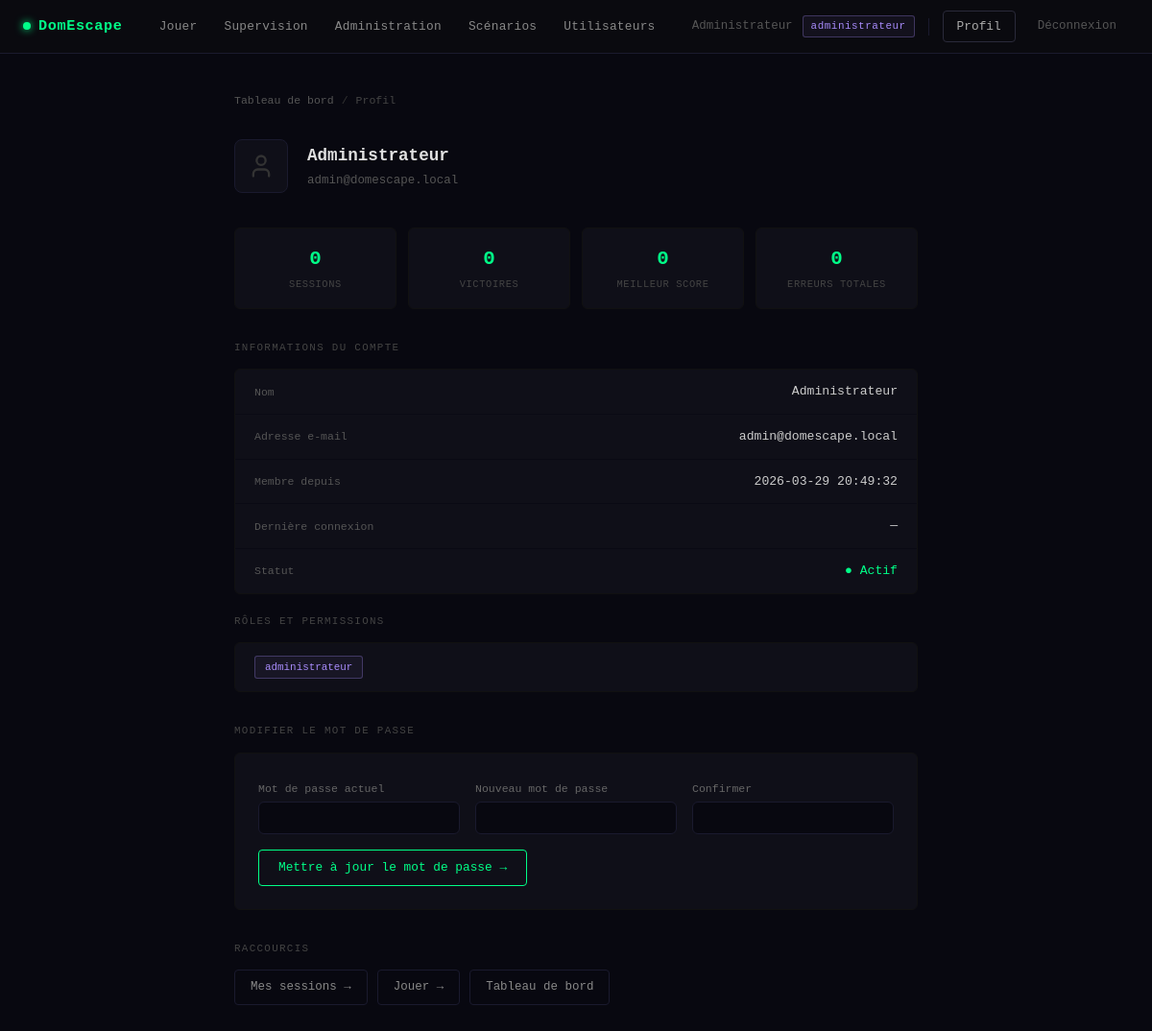
The page /public/profil.php (signed in) on the database its author committed.
### tables this page shows
CREATE TABLE utilisateur (
    id                 INT UNSIGNED AUTO_INCREMENT PRIMARY KEY,
    nom                VARCHAR(100) NOT NULL,
    email              VARCHAR(255) NOT NULL UNIQUE,
    mot_de_passe       VARCHAR(255) NOT NULL,    
    actif              TINYINT(1)   NOT NULL DEFAULT 1,
    cree_le            DATETIME     NOT NULL DEFAULT CURRENT_TIMESTAMP,
    derniere_connexion DATETIME     NULL
);

### core/Auth.php (called while the page is built, shortened)
<?php
require_once __DIR__ . '/../config/database.php';
require_once __DIR__ . '/UserRepository.php';
class Auth
{
    public static function check(): bool
    {
        return isset($_SESSION['user_id']);
    }
    public static function user(): ?array
    {
        return [
            'id'    => $_SESSION['user_id'],
            'nom'   => $_SESSION['user_nom'],
            'email' => $_SESSION['user_email'],
        ];
    }
    public static function roles(): array
    {
        return $_SESSION['user_roles'] ?? [];
    }
    public static function buildHierarchy(array $assignedRoles): array
    {
        $all = $assignedRoles;
        foreach ($assignedRoles as $role) {
            if (isset(ROLE_HIERARCHY[$role])) {
                foreach (ROLE_HIERARCHY[$role] as $inherited) {
                    if (!in_array($inherited, $all, true)) {
                        $all[] = $inherited;
                    }
                }
            }
        }
        return $all;
    }
}

### core/UserRepository.php (called while the page is built, shortened)
<?php
require_once __DIR__ . '/../config/database.php';
class UserRepository
{
    private PDO $db;
    public function __construct()
    {
        $this->db = getDB();
    }
    public function findById(int $id): ?array
    {
        $stmt = $this->db->prepare(
            'SELECT id, nom, email, mot_de_passe, actif, cree_le, derniere_connexion FROM utilisateur WHERE id = ? LIMIT 1'
        );
        $stmt->execute([$id]);
        $row = $stmt->fetch();
        return $row ?: null;
    }
    public function getRoles(int $userId): array
    {
        $stmt = $this->db->prepare(
            'SELECT r.nom FROM role r
             JOIN utilisateur_role ur ON ur.id_role = r.id
             WHERE ur.id_utilisateur = ?'
        );
        $stmt->execute([$userId]);
        return $stmt->fetchAll(PDO::FETCH_COLUMN);
    }
}

### config/database.php (called while the page is built, shortened)
<?php
function getDB(): PDO
{
    static $pdo = null;
    if ($pdo === null) {
        try {
            $dsn = sprintf(
                'mysql:host=%s;dbname=%s;charset=%s',
                DB_HOST, DB_NAME, DB_CHARSET
            );
            $pdo = new PDO($dsn, DB_USER, DB_PASS, [
                PDO::ATTR_ERRMODE            => PDO::ERRMODE_EXCEPTION,
                PDO::ATTR_DEFAULT_FETCH_MODE => PDO::FETCH_ASSOC,
                PDO::ATTR_EMULATE_PREPARES   => false,
            ]);
        } catch (PDOException $e) {
            _renderDbError();
        }
    }
    return $pdo;
}

### public/profil.php (the view, shortened to what this page needs)
<?php
require_once __DIR__ . '/../core/UserRepository.php';
require_once __DIR__ . '/../config/database.php';
$user     = Auth::user();
$repo     = new UserRepository();
$userInfo = $repo->findById($user['id']);
$roles    = $repo->getRoles($user['id']);
$pdo      = getDB();
$stats = $pdo->prepare("
    SELECT
        COUNT(*)                               AS total,
        SUM(statut_session = 'gagnee')         AS victoires,
        MAX(score)                             AS meilleur_score,
        COALESCE(SUM(nb_erreurs), 0)           AS total_erreurs,
        COALESCE(MIN(duree_secondes), 0)       AS meilleur_temps
    FROM session se
    JOIN joueur j ON se.id_joueur = j.id_joueur
    WHERE j.id_utilisateur = ?
");
$stats->execute([$user['id']]);
$st = $stats->fetch();
?>
<!DOCTYPE html>
<html lang="fr">
<head>
  <link href="/domescape/assets/vendor/bootstrap.min.css" rel="stylesheet">
</head>
<body>
<?php require_once __DIR__ . '/../partials/nav.php'; ?>
<div class="page-wrap">
  <div class="breadcrumb-row">
    <a href="/domescape/public/tableau-de-bord.php">Tableau de bord</a>
    <span class="breadcrumb-sep">/</span>
    <span>Profil</span>
  </div>
  <div class="profile-head">
    <div class="profile-avatar"><i data-lucide="user" style="width:28px;height:28px;"></i></div>
    <div class="profile-head-info">
      <div class="profile-head-name"><?= htmlspecialchars($userInfo['nom'], ENT_QUOTES, 'UTF-8') ?></div>
      <div class="profile-head-email"><?= htmlspecialchars($userInfo['email'], ENT_QUOTES, 'UTF-8') ?></div>
    </div>
  </div>
  <div class="stats-row">
    <div class="stat-box">
      <div class="stat-value"><?= (int)$st['total'] ?></div>
      <div class="stat-label">Sessions</div>
    </div>
    <div class="stat-box">
      <div class="stat-value"><?= (int)$st['victoires'] ?></div>
      <div class="stat-label">Victoires</div>
    </div>
    <div class="stat-box">
      <div class="stat-value"><?= $st['meilleur_score'] ?? 0 ?></div>
      <div class="stat-label">Meilleur score</div>
    </div>
    <div class="stat-box">
      <div class="stat-value"><?= (int)$st['total_erreurs'] ?></div>
      <div class="stat-label">Erreurs totales</div>
    </div>
  </div>
  <div class="section-label">Informations du compte</div>
  <div class="info-card">
    <div class="info-row">
      <span class="info-label">Nom</span>
      <span class="info-value"><?= htmlspecialchars($userInfo['nom'], ENT_QUOTES, 'UTF-8') ?></span>
    </div>
    <div class="info-row">
      <span class="info-label">Adresse e-mail</span>
      <span class="info-value"><?= htmlspecialchars($userInfo['email'], ENT_QUOTES, 'UTF-8') ?></span>
    </div>
    <div class="info-row">
      <span class="info-label">Membre depuis</span>
      <span class="info-value"><?= htmlspecialchars($userInfo['cree_le'], ENT_QUOTES, 'UTF-8') ?></span>
    </div>
    <div class="info-row">
      <span class="info-label">Dernière connexion</span>
      <span class="info-value">
        <?= $userInfo['derniere_connexion']
            ? htmlspecialchars($userInfo['derniere_connexion'], ENT_QUOTES, 'UTF-8')
            : '—' ?>
      </span>
    </div>
    <div class="info-row">
      <span class="info-label">Statut</span>
      <span class="info-value" style="color:<?= $userInfo['actif'] ? '#00ff88' : '#ff4444' ?>">
        <?= $userInfo['actif'] ? '● Actif' : '● Désactivé' ?>
      </span>
    </div>
  </div>
  <div class="section-label">Rôles et permissions</div>
  <div class="info-card">
    <div class="info-row" style="flex-wrap:wrap; gap:8px;">
      <?php if (empty($roles)): ?>
        <span style="color:#444;font-size:.78rem;">Aucun rôle assigné.</span>
      <?php else: ?>
        <?php foreach ($roles as $r): ?>
          <span class="badge-role badge-<?= htmlspecialchars($r, ENT_QUOTES, 'UTF-8') ?>">
            <?= htmlspecialchars($r, ENT_QUOTES, 'UTF-8') ?>
          </span>
        <?php endforeach; ?>
      <?php endif; ?>
    </div>
  </div>
  <div class="section-label" style="margin-top:32px;">Modifier le mot de passe</div>
  <div class="pw-card">
    <form method="post" action="">
      <div class="row g-3">
        <div class="col-md-4">
          <label class="form-label" for="current_password">Mot de passe actuel</label>
          <input type="password" id="current_password" name="current_password" class="form-control" required>
        </div>
        <div class="col-md-4">
          <label class="form-label" for="new_password">Nouveau mot de passe</label>
          <input type="password" id="new_password" name="new_password" class="form-control" required>
        </div>
        <div class="col-md-4">
          <label class="form-label" for="confirm_password">Confirmer</label>
          <input type="password" id="confirm_password" name="confirm_password" class="form-control" required>
        </div>
      </div>
      <div class="mt-3">
        <button type="submit" class="btn-save">Mettre à jour le mot de passe →</button>
      </div>
    </form>
  </div>
  <div class="section-label" style="margin-top:32px;">Raccourcis</div>
  <div class="quick-links">
    <a href="/domescape/public/mes-sessions.php" class="quick-link">Mes sessions →</a>
    <a href="/domescape/public/index.php" class="quick-link">Jouer →</a>
    <a href="/domescape/public/tableau-de-bord.php" class="quick-link">Tableau de bord</a>
  </div>
</div>
</body>
</html>

### partials/nav.php (shortened to what this page needs)
<?php
$_nav_user    = Auth::user();
$_nav_roles   = Auth::buildHierarchy(Auth::roles());
$_nav_isAdmin = in_array(ROLE_ADMINISTRATEUR, $_nav_roles, true);
$_nav_isSuperv= in_array(ROLE_SUPERVISEUR,    $_nav_roles, true);
$_nav_uri     = $_SERVER['REQUEST_URI'] ?? '';
function nav_active(string $path): string {
    global $_nav_uri;
    return (strpos($_nav_uri, $path) !== false) ? 'nav-active' : '';
}
?>
<nav class="dn-nav">
  <div class="dn-nav-inner">
    <a href="/domescape/public/<?= $_nav_user ? 'tableau-de-bord.php' : 'connexion.php' ?>" class="dn-brand">
      <span class="dn-brand-dot"></span>DomEscape
    </a>
    <div class="dn-links">
      <?php if ($_nav_user): ?>
        <a href="/domescape/public/index.php"
           class="<?= nav_active('index.php') ?>">Jouer</a>
        <?php if ($_nav_isSuperv): ?>
          <a href="/domescape/public/gamemaster.php"
             class="<?= nav_active('gamemaster.php') ?>">Supervision</a>
        <?php endif; ?>
        <?php if ($_nav_isAdmin): ?>
          <a href="/domescape/admin/dashboard.php"
             class="<?= nav_active('admin/dashboard') ?>">Administration</a>
          <a href="/domescape/admin/scenarios.php"
             class="<?= nav_active('scenarios') ?>">Scénarios</a>
          <a href="/domescape/admin/utilisateurs.php"
             class="<?= nav_active('utilisateurs') ?>">Utilisateurs</a>
        <?php endif; ?>
      <?php endif; ?>
    </div>
    <div class="dn-right">
      <?php if ($_nav_user): ?>
        <span class="dn-username"><?= htmlspecialchars($_nav_user['nom'], ENT_QUOTES, 'UTF-8') ?></span>
        <?php
        $primaryRole = Auth::roles()[0] ?? null;
        if ($primaryRole): ?>
          <span class="dn-role dn-role-<?= htmlspecialchars($primaryRole, ENT_QUOTES, 'UTF-8') ?>">
            <?= htmlspecialchars($primaryRole, ENT_QUOTES, 'UTF-8') ?>
          </span>
        <?php endif; ?>
        <a href="/domescape/public/profil.php"
           class="dn-btn-login <?= nav_active('profil.php') ?>">Profil</a>
        <a href="/domescape/public/deconnexion.php" class="dn-btn-logout">Déconnexion</a>
      <?php else: ?>
        <a href="/domescape/public/connexion.php" class="dn-btn-login">Connexion</a>
        <a href="/domescape/public/inscription.php" class="dn-btn-register">Créer un compte →</a>
      <?php endif; ?>
    </div>
  </div>
</nav>

### public/profil.php (style rules this page uses)
body { background: #080810; color: #e0e0e0; font-family: 'Courier New', monospace; min-height: 100vh; }
a { color: #00ff88; }
.page-wrap { max-width: 760px; margin: 0 auto; padding: 40px 24px 80px; }
.breadcrumb-row { display: flex; align-items: center; gap: 8px; font-size: .72rem; color: #444; margin-bottom: 32px; }
.breadcrumb-row a { color: #555; text-decoration: none; }
.breadcrumb-sep { color: #333; }
.profile-head { display: flex; align-items: center; gap: 20px; margin-bottom: 36px; }
.profile-avatar { width: 56px; height: 56px; background: #0f0f18; border: 1px solid #1a1a2e; border-radius: 8px; display: flex; align-items: center; justify-content: center; font-size: 1.4rem; color: #333; flex-shrink: 0; }
.profile-head-name { font-size: 1.1rem; font-weight: 700; color: #e0e0e0; margin-bottom: 4px; }
.profile-head-email { font-size: .78rem; color: #555; }
.stats-row { display: grid; grid-template-columns: repeat(4, 1fr); gap: 12px; margin-bottom: 32px; }
.stat-box { background: #0f0f18; border: 1px solid #111; border-radius: 6px; padding: 16px; text-align: center; }
.stat-value { font-size: 1.3rem; font-weight: 700; color: #00ff88; margin-bottom: 4px; }
.stat-label { font-size: .65rem; color: #444; letter-spacing: .06em; text-transform: uppercase; }
.section-label { font-size: .68rem; letter-spacing: .12em; color: #444; text-transform: uppercase; margin-bottom: 14px; }
.info-card { background: #0f0f18; border: 1px solid #111; border-radius: 6px; margin-bottom: 20px; }
.info-row { display: flex; justify-content: space-between; align-items: center; padding: 13px 20px; border-bottom: 1px solid #0a0a14; }
.info-row:last-child { border-bottom: none; }
.info-label { font-size: .72rem; color: #555; }
.info-value { font-size: .82rem; color: #ccc; }
.badge-role { display: inline-block; padding: 3px 10px; border-radius: 3px; font-size: .68rem; border: 1px solid; margin-right: 6px; }
.badge-administrateur { color: #a78bfa; border-color: rgba(167,139,250,.3); background: rgba(167,139,250,.06); }
.pw-card { background: #0f0f18; border: 1px solid #111; border-radius: 6px; padding: 24px; margin-bottom: 20px; }
.form-label { font-size: .72rem; color: #666; margin-bottom: 5px; }
.form-control { background: #080810; border: 1px solid #1a1a2e; color: #e0e0e0; font-family: 'Courier New', monospace; font-size: .85rem; }
.btn-save { background: transparent; border: 1px solid #00ff88; color: #00ff88; font-family: 'Courier New', monospace; font-size: .8rem; padding: 8px 20px; border-radius: 4px; transition: background .15s, color .15s; }
.quick-links { display: flex; gap: 10px; flex-wrap: wrap; }
.quick-link { padding: 8px 16px; border: 1px solid #1a1a2e; border-radius: 4px; font-size: .78rem; color: #888; text-decoration: none; transition: border-color .15s, color .15s; }

### partials/nav.php (style rules this page uses)
.dn-nav { background: #0a0a0f; border-bottom: 1px solid #1a1a2e; height: 56px; display: flex; align-items: center; padding: 0 24px; position: sticky; top: 0; z-index: 1000; font-family: 'Courier New', monospace; }
.dn-nav-inner { display: flex; align-items: center; justify-content: space-between; width: 100%; max-width: 1200px; margin: 0 auto; }
.dn-brand { color: #00ff88; font-weight: 700; font-size: .95rem; text-decoration: none; letter-spacing: .04em; display: flex; align-items: center; gap: 8px; flex-shrink: 0; }
.dn-brand-dot { width: 8px; height: 8px; background: #00ff88; border-radius: 50%; box-shadow: 0 0 8px #00ff88; }
.dn-links { display: flex; align-items: center; gap: 4px; }
.dn-links a { color: #888; text-decoration: none; font-size: .8rem; padding: 6px 12px; border-radius: 4px; transition: color .15s, background .15s; letter-spacing: .02em; }
.dn-right { display: flex; align-items: center; gap: 10px; flex-shrink: 0; }
.dn-role { font-size: .68rem; padding: 2px 8px; border-radius: 3px; border: 1px solid; font-family: 'Courier New', monospace; letter-spacing: .05em; }
.dn-role-administrateur { color: #a78bfa; border-color: rgba(167,139,250,.3); background: rgba(167,139,250,.06); }
.dn-username { font-size: .78rem; color: #555; max-width: 120px; overflow: hidden; text-overflow: ellipsis; white-space: nowrap; }
.dn-btn-login { color: #aaa; text-decoration: none; font-size: .8rem; padding: 6px 14px; border: 1px solid #2a2a3a; border-radius: 4px; transition: border-color .15s, color .15s; }
.dn-btn-logout { color: #555; text-decoration: none; font-size: .78rem; padding: 6px 12px; border: 1px solid transparent; border-radius: 4px; transition: all .15s; }

### rows shown on the page
utilisateur: nom "Administrateur", email "admin@domescape.local", cree_le "2026-03-29 20:49:32"

### other values the page prints
$primaryRole "administrateur"
$st['total'] "0"
$st['victoires'] "0"
$st['meilleur_score'] "0"
$st['total_erreurs'] "0"
$r "administrateur"
